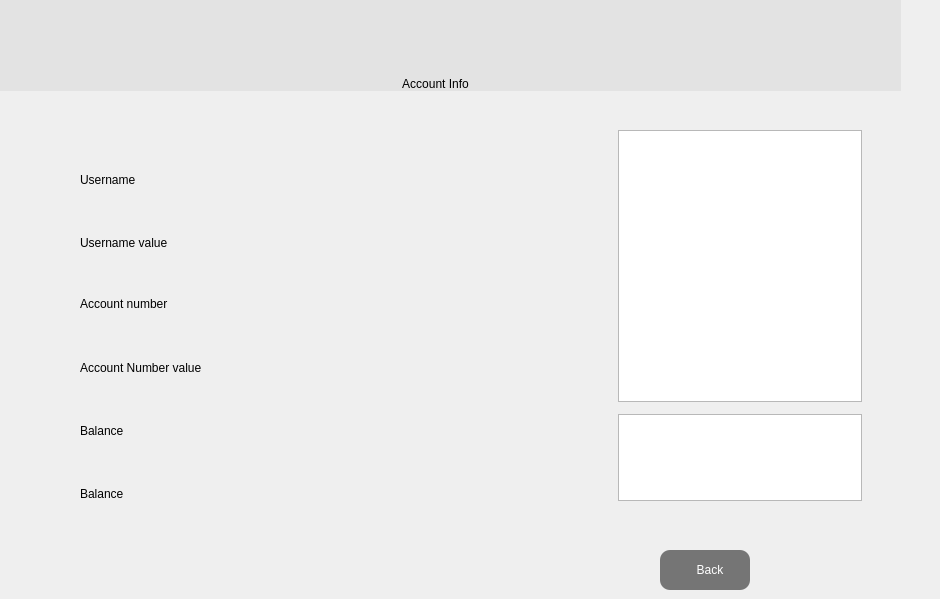
       <widget class="QWidget" name="account_info_details">
        <widget class="QLabel" name="account_info_detail_label">
         <property name="geometry">
          <rect>
           <x>-30</x>
           <y>0</y>
           <width>931</width>
           <height>91</height>
          </rect>
         </property>
         <property name="styleSheet">
          <string notr="true">background-color: rgb(227, 227, 227);
font: 48pt &quot;MS Shell Dlg 2&quot;;
border:none;</string>
         </property>
         <property name="text">
          <string>Account Info</string>
         </property>
         <property name="alignment">
          <set>Qt::AlignBottom|Qt::AlignHCenter</set>
         </property>
        </widget>
        <widget class="QPushButton" name="back_account_info">
         <property name="geometry">
          <rect>
           <x>660</x>
           <y>550</y>
           <width>90</width>
           <height>40</height>
          </rect>
         </property>
         <property name="sizePolicy">
          <sizepolicy hsizetype="Fixed" vsizetype="Fixed">
           <horstretch>34</horstretch>
           <verstretch>35</verstretch>
          </sizepolicy>
         </property>
         <property name="minimumSize">
          <size>
           <width>90</width>
           <height>0</height>
          </size>
         </property>
         <property name="layoutDirection">
          <enum>Qt::LeftToRight</enum>
         </property>
         <property name="autoFillBackground">
          <bool>false</bool>
         </property>
         <property name="styleSheet">
          <string notr="true">QPushButton{
	color:white;
	background-color: rgb(117, 117, 117);
	font: 75 10pt &quot;MS Shell Dlg 2&quot;;
	border:none;
	height:40px;
	padding-left:10px;
	border-radius:10px;
}



QPushButton:hover{
	background-color:white;
	color:black;
	font-weight:bold;
}
</string>
         </property>
         <property name="text">
          <string>Back</string>
         </property>
         <property name="iconSize">
          <size>
           <width>20</width>
           <height>20</height>
          </size>
         </property>
         <property name="checkable">
          <bool>true</bool>
         </property>
         <property name="autoExclusive">
          <bool>true</bool>
         </property>
         <property name="autoRepeatDelay">
          <number>0</number>
         </property>
        </widget>
        <widget class="QWidget" name="layoutWidget">
         <property name="geometry">
          <rect>
           <x>80</x>
           <y>130</y>
           <width>491</width>
           <height>371</height>
          </rect>
         </property>
         <layout class="QGridLayout" name="gridLayout_3">
          <item row="0" column="0">
           <layout class="QVBoxLayout" name="verticalLayout">
            <item>
             <widget class="QLabel" name="name_account_info_value">
              <property name="styleSheet">
               <string notr="true">color: black;
font: 75 10pt &quot;MS Shell Dlg 2&quot;;
</string>
              </property>
              <property name="text">
               <string>Username</string>
              </property>
              <property name="scaledContents">
               <bool>false</bool>
              </property>
              <property name="alignment">
               <set>Qt::AlignBottom|Qt::AlignJustify</set>
              </property>
              <property name="wordWrap">
               <bool>true</bool>
              </property>
              <property name="margin">
               <number>0</number>
              </property>
              <property name="indent">
               <number>0</number>
              </property>
             </widget>
            </item>
            <item>
             <widget class="QLabel" name="name_account_info">
              <property name="styleSheet">
               <string notr="true">color: black;
font: 75 11pt &quot;MS Shell Dlg 2&quot;;
</string>
              </property>
              <property name="text">
               <string>Username value</string>
              </property>
              <property name="scaledContents">
               <bool>false</bool>
              </property>
              <property name="alignment">
               <set>Qt::AlignBottom|Qt::AlignJustify</set>
              </property>
              <property name="wordWrap">
               <bool>true</bool>
              </property>
              <property name="margin">
               <number>0</number>
              </property>
              <property name="indent">
               <number>0</number>
              </property>
             </widget>
            </item>
           </layout>
          </item>
          <item row="1" column="0">
           <layout class="QVBoxLayout" name="verticalLayout_2">
            <property name="spacing">
             <number>10</number>
            </property>
            <item>
             <widget class="QLabel" name="account_no_accinfo">
              <property name="styleSheet">
               <string notr="true">color: black;
font: 75 11pt &quot;MS Shell Dlg 2&quot;;
</string>
              </property>
              <property name="text">
               <string>Account number</string>
              </property>
              <property name="scaledContents">
               <bool>false</bool>
              </property>
              <property name="alignment">
               <set>Qt::AlignBottom|Qt::AlignJustify</set>
              </property>
              <property name="wordWrap">
               <bool>true</bool>
              </property>
              <property name="margin">
               <number>0</number>
              </property>
              <property name="indent">
               <number>0</number>
              </property>
             </widget>
            </item>
            <item>
             <widget class="QLabel" name="account_no_value_accinfo">
              <property name="styleSheet">
               <string notr="true">color: black;
font: 75 11pt &quot;MS Shell Dlg 2&quot;;
</string>
              </property>
              <property name="text">
               <string>Account Number value</string>
              </property>
              <property name="scaledContents">
               <bool>false</bool>
              </property>
              <property name="alignment">
               <set>Qt::AlignBottom|Qt::AlignJustify</set>
              </property>
              <property name="wordWrap">
               <bool>true</bool>
              </property>
              <property name="margin">
               <number>0</number>
              </property>
              <property name="indent">
               <number>0</number>
              </property>
             </widget>
            </item>
           </layout>
          </item>
          <item row="2" column="0">
           <layout class="QVBoxLayout" name="verticalLayout_3">
            <item>
             <widget class="QLabel" name="balance_account_info">
              <property name="styleSheet">
               <string notr="true">color: black;
font: 75 10pt &quot;MS Shell Dlg 2&quot;;
</string>
              </property>
              <property name="text">
               <string>Balance</string>
              </property>
              <property name="scaledContents">
               <bool>false</bool>
              </property>
              <property name="alignment">
               <set>Qt::AlignBottom|Qt::AlignJustify</set>
              </property>
              <property name="wordWrap">
               <bool>true</bool>
              </property>
              <property name="margin">
               <number>0</number>
              </property>
              <property name="indent">
               <number>0</number>
              </property>
             </widget>
            </item>
            <item>
             <widget class="QLabel" name="balance_value_account_info_value">
              <property name="styleSheet">
               <string notr="true">color: black;
font: 75 11pt &quot;MS Shell Dlg 2&quot;;
</string>
              </property>
              <property name="text">
               <string>Balance</string>
              </property>
              <property name="scaledContents">
               <bool>false</bool>
              </property>
              <property name="alignment">
               <set>Qt::AlignBottom|Qt::AlignJustify</set>
              </property>
              <property name="wordWrap">
               <bool>true</bool>
              </property>
              <property name="margin">
               <number>0</number>
              </property>
              <property name="indent">
               <number>0</number>
              </property>
             </widget>
            </item>
           </layout>
          </item>
         </layout>
        </widget>
        <widget class="QWidget" name="layoutWidget">
         <property name="geometry">
          <rect>
           <x>610</x>
           <y>130</y>
           <width>261</width>
           <height>371</height>
          </rect>
         </property>
         <layout class="QGridLayout" name="gridLayout_4">
          <property name="rightMargin">
           <number>0</number>
          </property>
          <property name="verticalSpacing">
           <number>12</number>
          </property>
          <item row="0" column="0">
           <widget class="QGraphicsView" name="pic_account_info">
            <property name="sizePolicy">
             <sizepolicy hsizetype="Minimum" vsizetype="Minimum">
              <horstretch>4</horstretch>
              <verstretch>0</verstretch>
             </sizepolicy>
            </property>
            <property name="minimumSize">
             <size>
              <width>241</width>
              <height>240</height>
             </size>
            </property>
            <property name="maximumSize">
             <size>
              <width>350</width>
              <height>350</height>
             </size>
            </property>
           </widget>
          </item>
          <item row="1" column="0">
           <widget class="QGraphicsView" name="signature_account_info">
            <property name="sizePolicy">
             <sizepolicy hsizetype="Fixed" vsizetype="Fixed">
              <horstretch>4</horstretch>
              <verstretch>0</verstretch>
             </sizepolicy>
            </property>
            <property name="minimumSize">
             <size>
              <width>244</width>
              <height>67</height>
             </size>
            </property>
            <property name="maximumSize">
             <size>
              <width>133</width>
              <height>87</height>
             </size>
            </property>
           </widget>
          </item>
         </layout>
        </widget>
       </widget>
